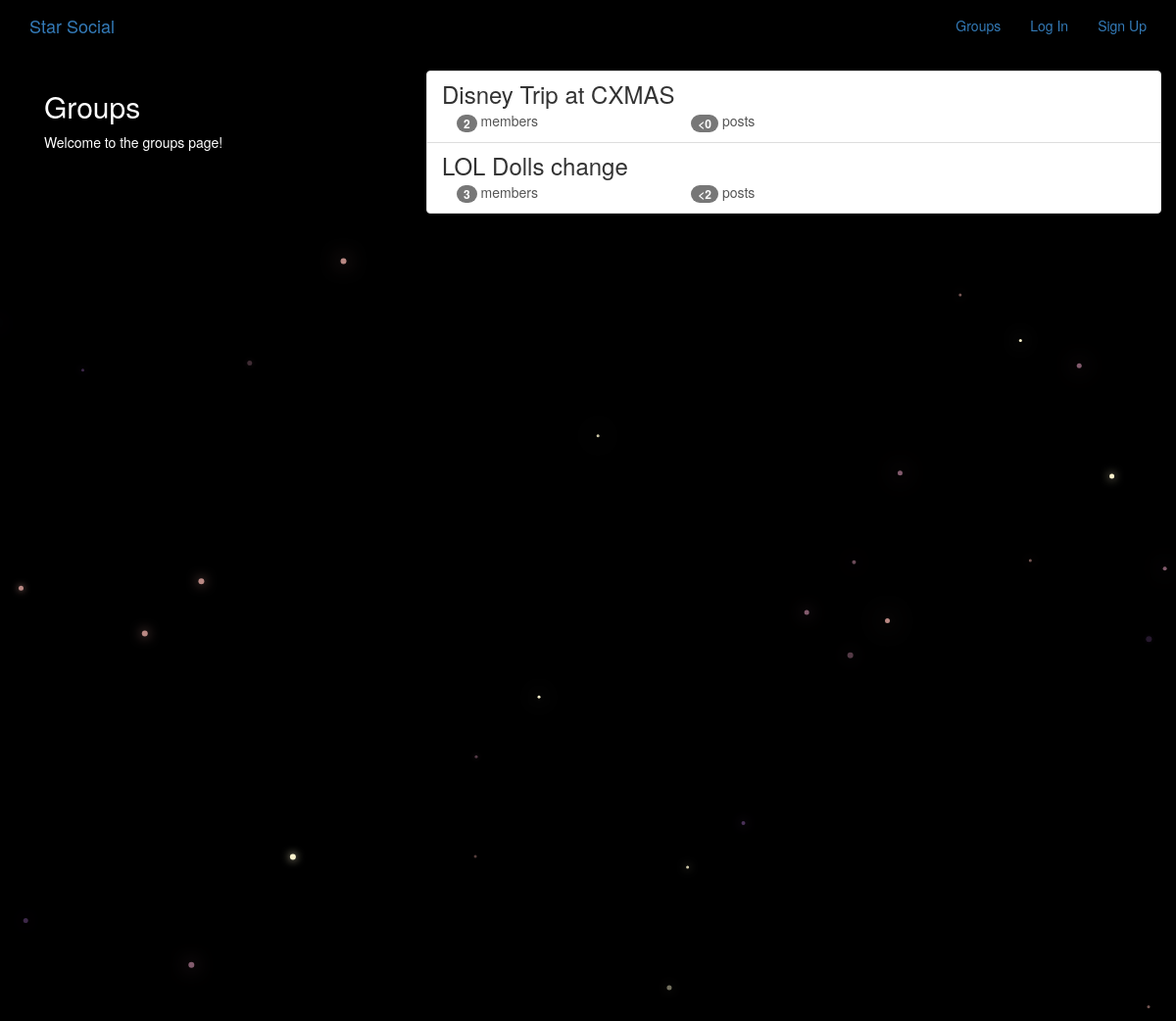
The app's page /groups/ with its own data.
### groups/models.py (models this page shows, shortened)
class Group(models.Model):
    name = models.CharField(max_length=255,unique=True)
    slug = models.SlugField(allow_unicode = True,unique=True)
    description = models.TextField(blank=True,default='')
    description_html = models.TextField(editable=False,default='',blank=True)
    members = models.ManyToManyField(User,through='GroupMember')
    class Meta:
        ordering = ['name']

### groups/views.py (the view)
# urls.py: path('',views.ListGroups.as_view(),name='all'),
class ListGroups(generic.ListView):
    model = Group

### groups/templates/groups/group_list.html (shortened to what this page needs)
{% extends "groups/group_base.html" %}
{% block pregroup %}
<div class='col-md-4'>
    <div class='content'>
        <h2>Groups</h2>
        <p>Welcome to the groups page!</p>
    </div>
</div>
{% endblock %}
{% block group_content %}
<div class='col-md-8'>
    <div class='list-group'>
        {% for group in object_list %}
        <a class='list-group-item' href="{% url 'groups:single' slug=group.slug %}">
            <h3 class='title list-group-item-heading'>{{ group.name }}</h3>
            <div class='list-group-item-text container-fluid'>
                <div class="row">
                    <div class='col-md-4'>
                        <span class='badge'>{{ group.members.count }}</span>
                        member{{ group.members.count|pluralize }}
                    </div>
                    <div class='col-md-4'>
                        <span class='badge'><{{ group.posts.count }}</span>
                        post{{ group.posts.count|pluralize }}
                    </div>
                </div>
            </div>
        </a>
        {% endfor %}
    </div>
</div>
{% endblock %}

### static/simplesocial/css/master.css (style rules this page uses)
body { margin: 0; overflow: hidden; background-color: black; color:white; }

### records on screen
Group: name "Disney Trip at CXMAS", members.count "2", posts.count "0"
Group: name "LOL Dolls change", members.count "3", posts.count "2"
